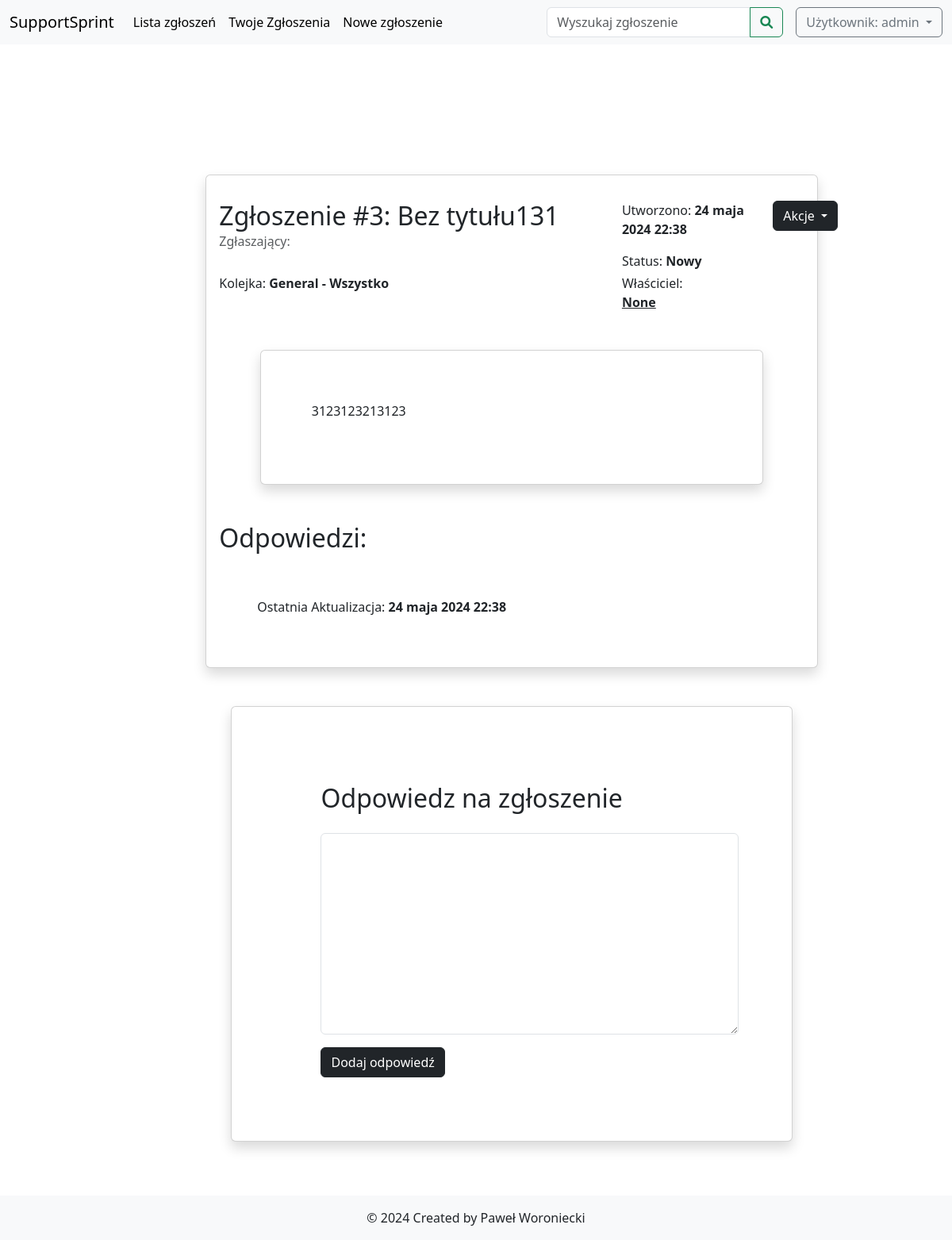
The page /ticket/3/ (signed in) on the database as committed earlier.
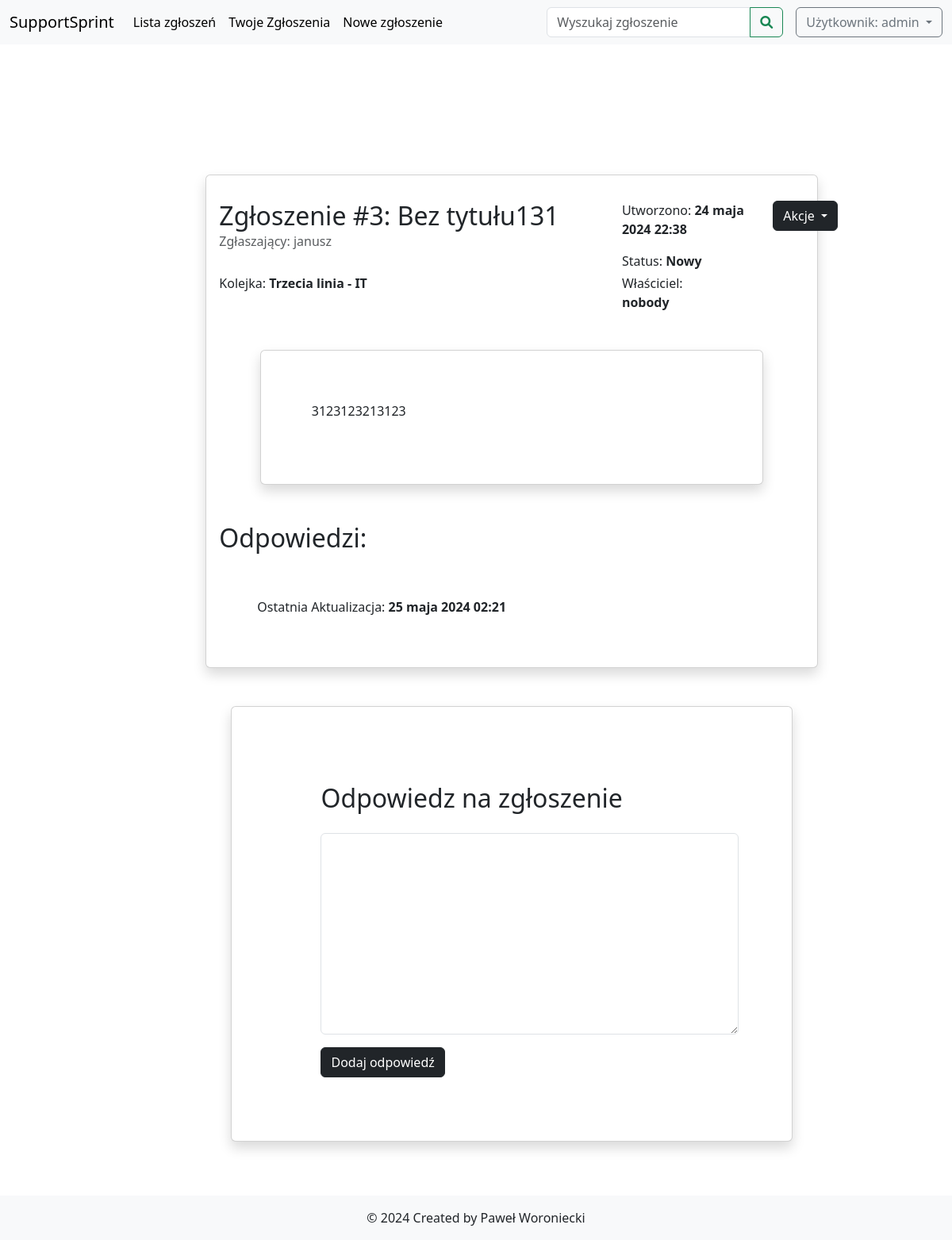
The same page on the database as committed later.
### deskhelp/models.py (models this page shows, shortened)
class Ticket(models.Model):
    class Status(models.TextChoices):
        NOWY = 'Nowy', _('Nowy')
        W_TRAKCIE = 'W trakcie', _('W trakcie')
        ZAKONCZONY = 'Zakończony', _('Zakończony')
        ZAMKNIETY = 'Zamknięty', _('Zamknięty')
        ODRZUCONY = 'Odrzucony', _('Odrzucony')
        ZAMROZONY = 'Zamrożony', _('Zamrożony')
        NIEAKTYWNY = 'Nieaktywny', _('Nieaktywny')
    title = models.TextField(
        default='Bez tytułu',
        verbose_name='Tytuł zgłoszenia',
        null=False
    )
    reporter = models.CharField(
        max_length=50,
        verbose_name='Zgłaszający'
    )
    content = models.TextField(
        verbose_name='Treść',
        max_length=10000,
        null=False
    )
    owner = models.ForeignKey(
        User,
        blank=True,
        null=True,
        on_delete=models.CASCADE
    )
    status = models.CharField(
        max_length=20,
        choices=Status.choices,
        default=Status.NOWY
    )
    queue = models.ForeignKey(Queue,
                               on_delete=models.CASCADE,
                                 default=1,
                                 verbose_name='Kolejka')
    created_at = models.DateTimeField(auto_now_add=True)
    updated_at = models.DateTimeField(auto_now=True)

class Queue(models.Model):
    name = models.CharField(max_length=100)
    department = models.ForeignKey(Department, on_delete=models.CASCADE)
    users = models.ManyToManyField(User, related_name='queues')
    def __str__(self):
        return f"{self.name} - {self.department.name}"

class Department(models.Model):
    name = models.CharField(max_length=100)
    users = models.ForeignKey(User , on_delete=models.CASCADE, null=True)

### deskhelp/views.py (the view, shortened to what this page needs)
# urls.py: path('ticket/<int:ticket_id>/', TicketDetailsView.as_view(), name='ticket_details'),
class TicketDetailsView(LoginRequiredMixin, TemplateView):
    template_name = 'ticket.html'
    def get_context_data(self, **kwargs):
        context = super().get_context_data(**kwargs)
        ticket_id = self.kwargs["ticket_id"]
        ticket = Ticket.objects.get(pk=ticket_id)
        responses = ticket.responses.all()
        context["ticket"] = ticket
        context["response_form"] = TicketResponseForm()
        context["responses"] = responses
        context["user"] = self.request.user
        context['nobody'] = User.objects.get(username ='nobody')
        return context

### deskhelp/forms.py
class TicketResponseForm(forms.Form):
    response = forms.CharField(widget=forms.Textarea,
                               label = 'Odpowiedz')
    def __init__(self, *args, **kwargs):
        super().__init__(*args, **kwargs)

### deskhelp/templates/ticket.html (shortened to what this page needs)
{% extends 'desk_main.html' %} {% block content %}
<div class="container-fluid col-11 my-5">
  <div class="card shadow">
    <div class="card-body">
      <div class="row">
        <div class="col-md-8">
          <h2 class="card-title">
            Zgłoszenie #{{ ticket.id }}: {{ ticket.title }}
          </h2>
          <h6 class="card-subtitle mb-2 text-muted">
            Zgłaszający: {{ ticket.reporter }}
          </h6>
        </div>
        <div class="col-md-3">
          <p class="card-text">
            Utworzono: <strong>{{ ticket.created_at }}</strong>
          </p>
          <p class="card-text">Status: <strong>{{ ticket.status }}</strong></p>
        </div>
        <div class='col-md-1'>
          <div class="dropdown actions">
            <button class="btn btn-dark dropdown-toggle" type="button" id="dropdownMenuButton" data-bs-toggle="dropdown" aria-expanded="false">
              Akcje
            </button>
          </div>
        </div>
      </div>
      <div class="row mt-1">
        <div class="col-md-8">
          <p class="card-text">Kolejka: <strong>{{ ticket.queue }}</strong></p>
        </div>
        <div class="col-md-2">
          <p class="card-text">
            Właściciel: {% if not ticket.owner == nobody %}
            <a href="{% url 'user_details' ticket.owner %}" class='h6'>
              {%endif %}
              <strong>
                {{ ticket.owner }}
              </a>
            </strong>
          </p>
        </div>
        <div class="col-md-10 mt-5 my-5 p-5 card shadow mx-auto">
          <p class="card-body">{{ ticket.content }}</p>
        </div>
        <h2 class='h2'>Odpowiedzi:</h2>
        <p class="card-text m-5">
          Ostatnia Aktualizacja: <strong>{{ ticket.updated_at }}</strong>
        </p>
      </div>
    </div>
  </div>
  <div class="card shadow p-5 mt-5 col-md-11 mx-auto ">
    <div class="col-md-11 m-3 ms-5 card-body">
      <form method="post">
        <h2 class='h2 py-3'>Odpowiedz na zgłoszenie</h2>
        <textarea class="form-control" rows="10" name="response"></textarea>
        <button class="btn btn-dark mt-3" type="submit">Dodaj odpowiedź</button>
      </form>
    </div>
  </div>
</div>
{% endblock %}

Rows that differ between the two databases and show on the page:
changed Ticket "Bez tytułu131": reporter (not shown) → "janusz"; queue "General - Wszystko" → "Trzecia linia - IT"; owner "None" → "nobody"; updated_at "24 maja 2024 22:38" → "25 maja 2024 02:21"; owner_id empty → 2 (drawn)
